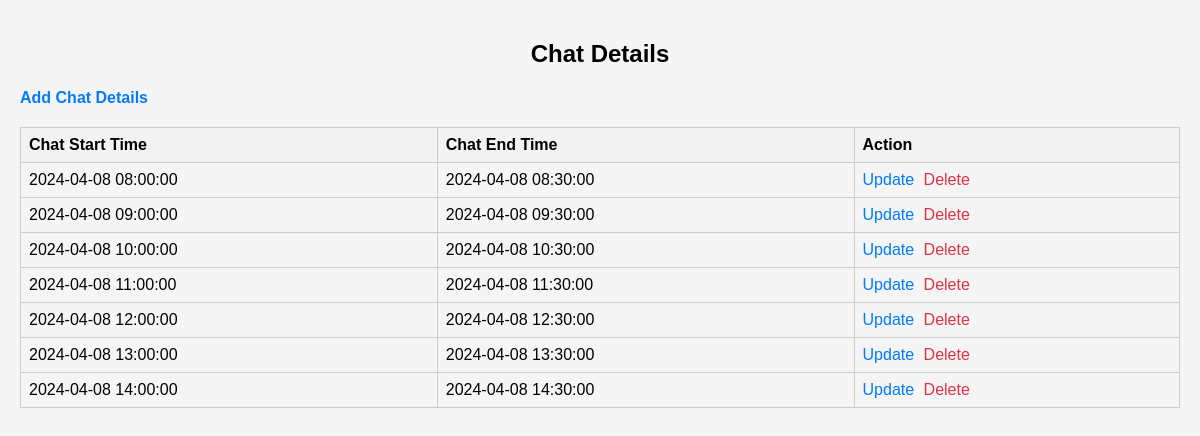
The app's page /chats/table.php with its own data.
### tables this page shows
CREATE TABLE Consultation_Chats (
chat_id INT AUTO_INCREMENT PRIMARY KEY,
consultation_id INT NOT NULL,
chat_start_time TIMESTAMP,
chat_end_time TIMESTAMP,
FOREIGN KEY (consultation_id) REFERENCES Consultations(consultation_id)
);

### chats/table.php (the view, shortened to what this page needs)
<!DOCTYPE html>
<html>
<head>
</head>
<body>
<?php
$servername = "localhost";
$username = "root";
$password = "norah#@$&";
$database = "Jamii1_hospital";
$conn = new mysqli($servername, $username, $password, $database);
$sql = "SELECT cc.chat_id, cc.chat_start_time, cc.chat_end_time, c.consultation_id
FROM Consultation_Chats cc
JOIN Consultations c ON cc.consultation_id = c.consultation_id";
$result = $conn->query($sql);
?>
    <h2>Chat Details</h2>
    <h4><a href="form.php">Add Chat Details</a></h4>
    <table>
        <tr>
            <th>Chat Start Time</th>
            <th>Chat End Time</th>
            <th>Action</th>
        </tr>
        <?php if ($result->num_rows > 0) { ?>
            <?php while ($row = $result->fetch_assoc()) { ?>
                <tr>
                    <td><?php echo $row["chat_start_time"]; ?></td>
                    <td><?php echo $row["chat_end_time"]; ?></td>
                    <td class="action-links">
                        <a href="update.php?chat_id=<?php echo $row["chat_id"]; ?>">Update</a>
                        <a href="delete.php?chat_id=<?php echo $row["chat_id"]; ?>" class="delete" onclick="return confirm('Are you sure you want to delete this record?')">Delete</a>
                    </td>
                </tr>
            <?php } ?>
        <?php } else { ?>
            <tr><td colspan="3">No records found</td></tr>
        <?php } ?>
    </table>
</body>
</html>

### chats/table.php (style rules this page uses)
body { font-family: Arial, sans-serif; background-color: #f5f5f5; margin: 0; padding: 20px; }
h2 { text-align: center; margin-bottom: 20px; }
h4 { margin-bottom: 10px; }
a { color: #007bff; text-decoration: none; }
table { width: 100%; border-collapse: collapse; margin-top: 20px; }
table, th, td { border: 1px solid #ccc; padding: 8px; }
th { background-color: #f2f2f2; text-align: left; }
td { vertical-align: top; }
.action-links a { margin-right: 5px; }
.action-links a.delete { color: #dc3545; }

### records on screen
consultation_chats: chat_start_time "2024-04-08 08:00:00", chat_end_time "2024-04-08 08:30:00"
consultation_chats: chat_start_time "2024-04-08 09:00:00", chat_end_time "2024-04-08 09:30:00"
consultation_chats: chat_start_time "2024-04-08 10:00:00", chat_end_time "2024-04-08 10:30:00"
consultation_chats: chat_start_time "2024-04-08 11:00:00", chat_end_time "2024-04-08 11:30:00"
consultation_chats: chat_start_time "2024-04-08 12:00:00", chat_end_time "2024-04-08 12:30:00"
consultation_chats: chat_start_time "2024-04-08 13:00:00", chat_end_time "2024-04-08 13:30:00"
consultation_chats: chat_start_time "2024-04-08 14:00:00", chat_end_time "2024-04-08 14:30:00"
